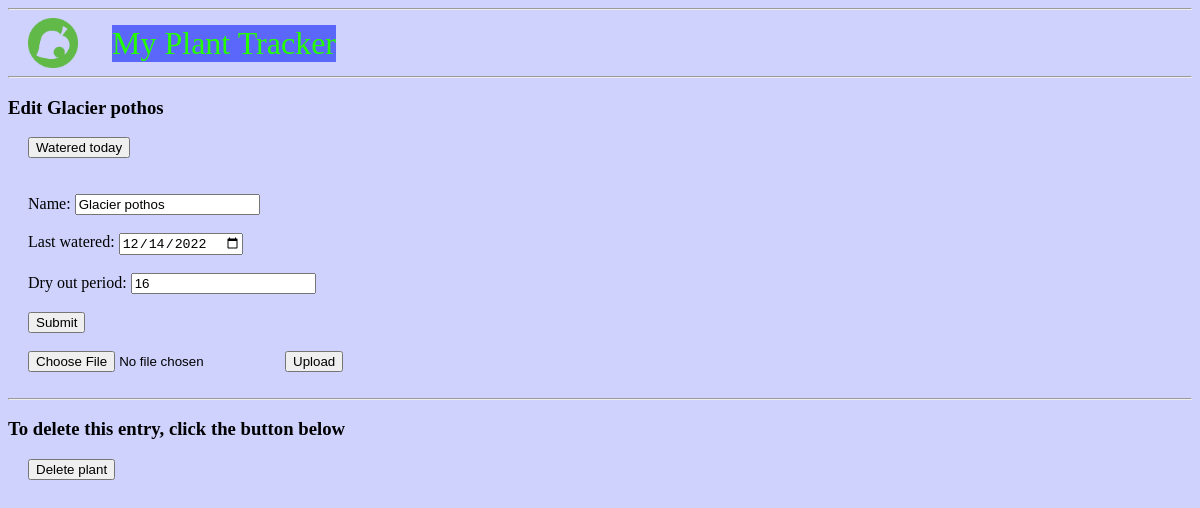
Screenshot of /Glacier pothos/edit/ with the database file from the repository.
### tables this page shows
CREATE TABLE plants (
	id INTEGER PRIMARY KEY AUTOINCREMENT,
	name TEXT NOT NULL,
	lastWatered DATE NOT NULL,
	dryOut INTEGER NOT NULL
, remaining TINYINT);

### plantFlask.py (the view, shortened to what this page needs)
@app.route('/<string:plantName>/edit/', methods=('GET', 'POST'))
def edit(plantName):
	plant = get_plant(plantName)
	print(plant)
	return render_template('edit.html', plant=plant)

### plantFlask.py (called while the page is built)
def get_db_connection():
	conn = sqlite3.connect('database.db')
	conn.row_factory = sqlite3.Row
	return conn

def get_plant(plantName):
	conn = get_db_connection()
	plant = conn.execute('SELECT * FROM plants WHERE name = ?', (plantName,)).fetchone()
	conn.close()
	return plant

### templates/edit.html
{% extends 'base.html' %}
{% block content %}
	<h3>Edit {{ plant['name'] }}</h3>
        <form action="{{ url_for('wateredToday', plantName=plant['name']) }}" method="POST", class="edit">
                <input type="submit" value="Watered today"
                        onclick="return confirm('Watered today?')">
	</form>
	<br>
	<form method="post", class="edit", enctype=multipart/form-data>
		<br>
		<label for="name">Name: </label>
		<input type="text" name="name"
			value="{{ request.form['name'] or plant['name'] }}"></input>
		<br>
		<br>
		<label for="lastWatered">Last watered: </label>
		<input type="date" name="lastWatered"
			value="{{ request.form['lastWatered'] or plant['lastWatered'] }}"></input>
		<br>
		<br>
		<label for="dryOut">Dry out period: </label>
		<input type="text" name="dryOut"
			value="{{ request.form['dryOut'] or plant['dryOut'] }}"></input>
		<br>
		<br>
		<button type="submit">Submit</button>
		<br>
		<br>
		<input type=file name=file>
		<input type=submit value=Upload>
	</form>
	<br>
	<hr>
	<h3>To delete this entry, click the button below</h3>
	<form action="{{ url_for('delete', plantName=plant['name']) }}" method="POST", class="edit">
		<input type="submit" value="Delete plant"
			onclick="return confirm('Are you sure you want to delete this plant?')">
	</form>
{% endblock %}

### static/styles.css (style rules this page uses)
body.body { background-color: #CED2FC; }
form.edit { margin-left: 20px; }

### rows the page displays
plants: name "Glacier pothos", lastWatered "12/14/2022", dryOut "16"
